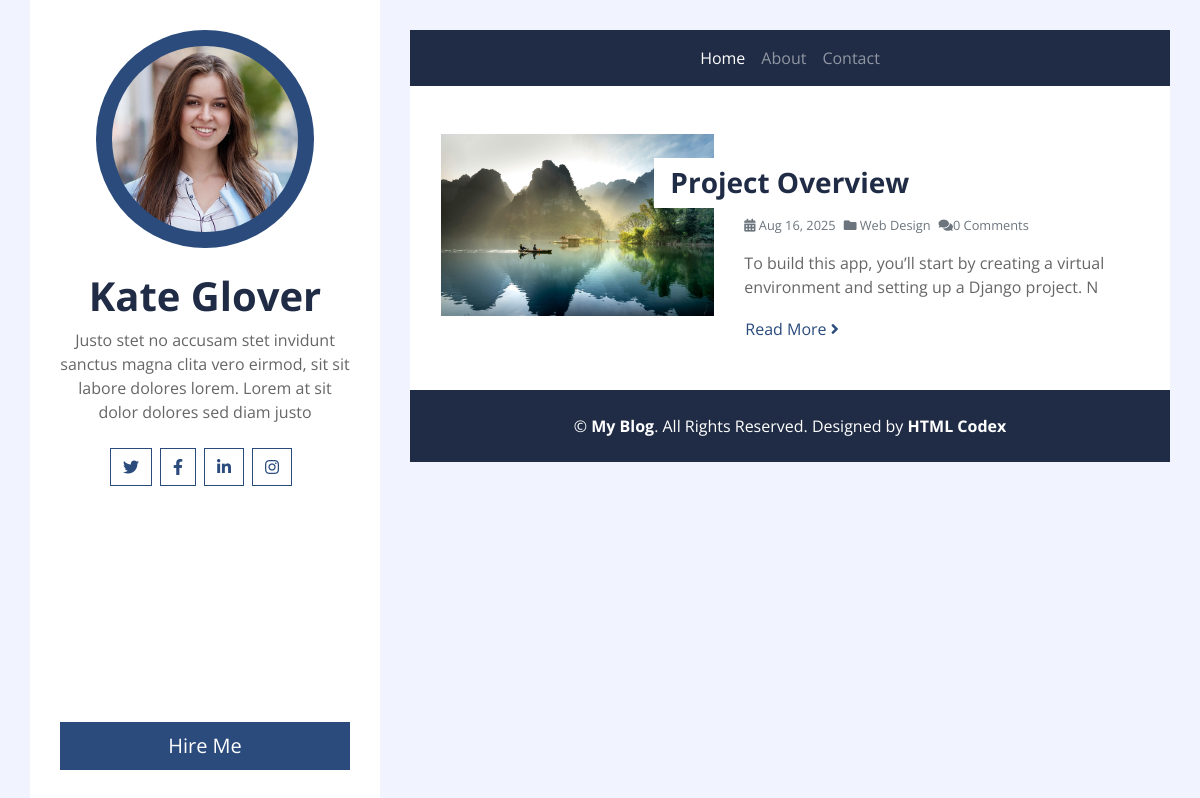
The app's page /filter/1- tag with its own data.
### postapp/models.py (models this page shows, shortened)
class Post(models.Model):
    title= models.CharField(max_length=200)
    body = models.TextField()
    image= models.FileField(upload_to='images/')
    tags= models.ManyToManyField('Tag',related_name='posts', blank=True)
    created_at = models.DateTimeField(auto_now_add=True)
    class Meta:
        app_label = 'postapp'
        ordering=['-created_at']

### postapp/views.py (the view)
# urls.py: path('filter/<str:tagName>', GetPostsbyTag, name='post_filter'),
def GetPostsbyTag(request, tagName):
    filter=True
    template_name='postapp/list.html'
    posts_by_filter= Post.objects.filter(tags__name=tagName)
    context={'posts_by_filter':posts_by_filter, 'filter':filter, 'tagName': tagName}
    return render(request, template_name=template_name,context=context )

### templates/postapp/list.html (shortened to what this page needs)
{% extends "base.html" %}
{% load static %}
{% block content %}
<div class="container bg-white pt-5">
    {% if filter %}
        {% for post in posts_by_filter  %}
            <div class="row blog-item px-3 pb-5">
                <div class="col-md-5">
                    {% if post.image %}
                        <img class="img-fluid mb-4 mb-md-0" src="{{post.image.url}}" alt="Image">
                    {% endif %}
                </div>
                <div class="col-md-7">
                    <h3 class="mt-md-4 px-md-3 mb-2 py-2 bg-white font-weight-bold">{{post.title}}</h3>
                    <div class="d-flex mb-3">
                        <small class="mr-2 text-muted"><i class="fa fa-calendar-alt"></i> {{ post.created_at|date:'M d, Y' }}</small>
                        <small class="mr-2 text-muted"><i class="fa fa-folder"></i> Web Design</small>
                        <small class="mr-2 text-muted"><i class="fa fa-comments"></i>{{post.comments.count}} Comments</small>
                    </div>
                    <p>
                        {{post.body | slice:"100"}}
                    </p>
                    <a class="btn btn-link p-0" href="{% url 'post_detail' post.pk %}">Read More <i class="fa fa-angle-right"></i></a>
                </div>
            </div>
        {% empty %}
        <p>No posts found for this tag.</p>
    {% endfor %}
    {% endif %}
</div>
{% endblock content %}

### records on screen
Post: image (picture), title "Project Overview", created_at "Aug 16, 2025", comments.count "0", body "To build this app, you’ll start by creating a virtual environment and setting up a Django project. N"
